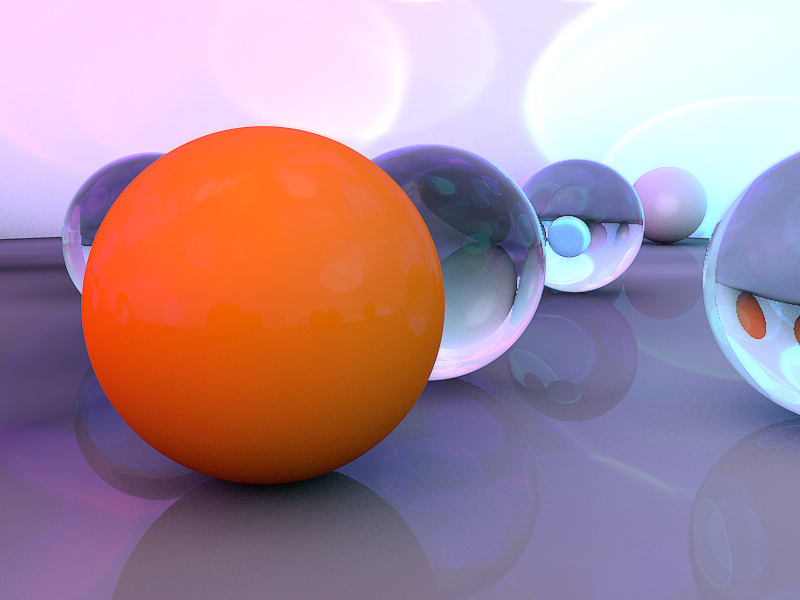
#> input picture pratice/temp/circle.jpg, 800 x 600 px, given in place of yellow.jpg, which was not available
$ python '图像基本操作.py'
#> lines starting #> are read from the running program, lines starting #| are printed output that depends on the picture; after the words box and inside, x2 and y2 are one past the last pixel; in counts of white or black regions, pixels touching at a corner belong together; pictures that were not available may be replaced by others from this repository, and a replacement may not be noted
#!/usr/bin/env python3
# -*- coding:utf-8 -*-
# @author Dinglong Zhang
# @date 2022/10/12
# @file 图像基本操作.py

import cv2
import numpy as np
import matplotlib.pyplot as plt
# opencv的读取顺序为B, G, R
img = cv2.imread('yellow.jpg')
#> img is the input picture: shape (600, 800, 3); mean B, G, R 154.8, 140.8, 172.4
h, w, c = img.shape
#> h = 600; w = 800; c = 3
print(h, w, c)  #　ｃ是通道数目
#| 600 800 3
# 访问某个像素的像素值，返回数组中包含BGR
print(img[100, 100])
#| [255 215 255]

# 仅访问蓝色通道的像素
blue = img[100, 100, 0]
#> blue = 255
print(blue)
#| 255

# 访问红色通道的值
red = img.item(10, 10, 2)
#> red = 255
print(red)
#| 255
# 修改红色通道的值
img.itemset((10, 10, 2), 100)
#> img: shape (600, 800, 3); under 0.01% of pixels changed, all inside (x1, y1, x2, y2) = (10, 10, 11, 11)
print(img.item(10, 10, 2))
#| 100

img1 = cv2.imread('roi.jpg')
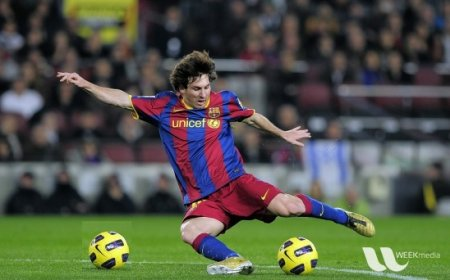
#> input picture pratice/core_operation/roi.jpg, 450 x 280 px
#> img1 is the input picture: shape (280, 450, 3); mean B, G, R 72.3, 85.8, 82.3
top_size, bottom_size, left_size, right_size = (50, 50, 50, 50)
replicate = cv2.copyMakeBorder(img1, top_size, bottom_size, left_size, right_size, borderType=cv2.BORDER_REPLICATE)
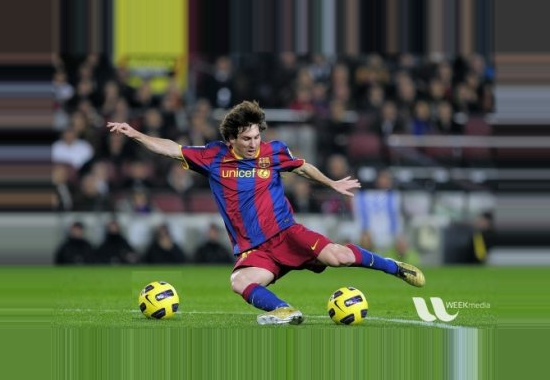
#> replicate: shape (380, 550, 3); mean B, G, R 66.9, 89, 79.8
reflect = cv2.copyMakeBorder(img1, top_size, bottom_size, left_size, right_size, borderType=cv2.BORDER_REFLECT)
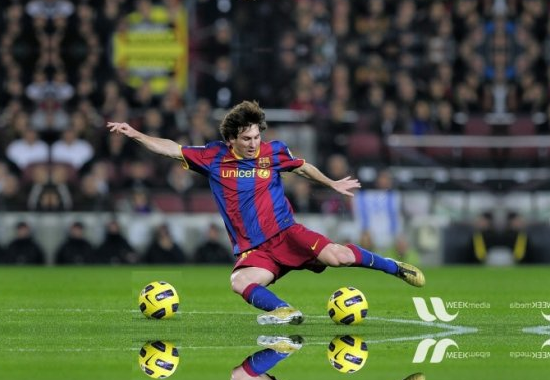
#> reflect: shape (380, 550, 3); mean B, G, R 67.1, 89, 80.6
reflect101 = cv2.copyMakeBorder(img1, top_size, bottom_size, left_size, right_size, borderType=cv2.BORDER_REFLECT101)
wrap = cv2.copyMakeBorder(img1, top_size, bottom_size, left_size, right_size, borderType=cv2.BORDER_WRAP)
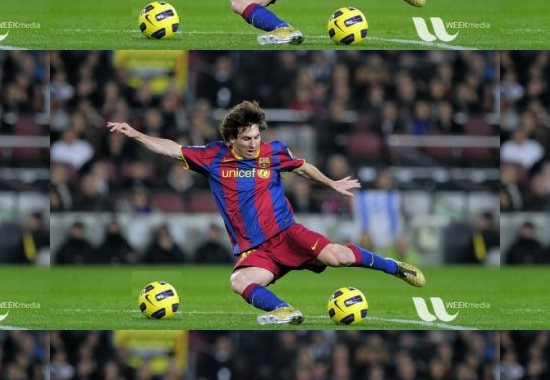
#> wrap: shape (380, 550, 3); mean B, G, R 67.1, 89, 80.6
# 需要指定value值
constant = cv2.copyMakeBorder(img1, top_size, bottom_size, left_size, right_size, borderType=cv2.BORDER_CONSTANT, value=0)
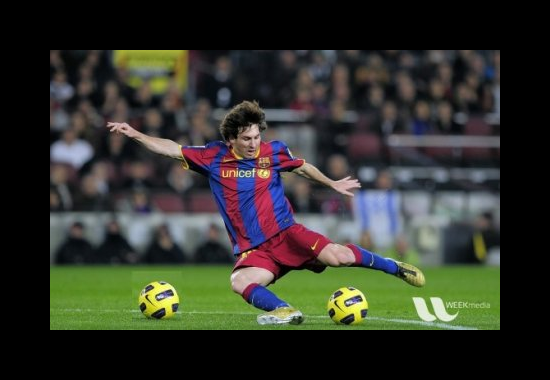
#> constant: shape (380, 550, 3); mean B, G, R 43.6, 51.7, 49.6

plt.subplot(231), plt.imshow(img1, 'gray'), plt.title('ORIGINAL')
plt.subplot(232), plt.imshow(replicate, 'gray'), plt.title('replicate')
plt.subplot(233), plt.imshow(reflect, 'gray'), plt.title('reflect')
plt.subplot(234), plt.imshow(reflect101, 'gray'), plt.title('reflect101')
plt.subplot(235), plt.imshow(wrap, 'gray'), plt.title('wrap')
plt.subplot(236), plt.imshow(constant, 'gray'), plt.title('constant')

plt.show()
#> figure, not shown here; B, G, R data is drawn as R, G, B
